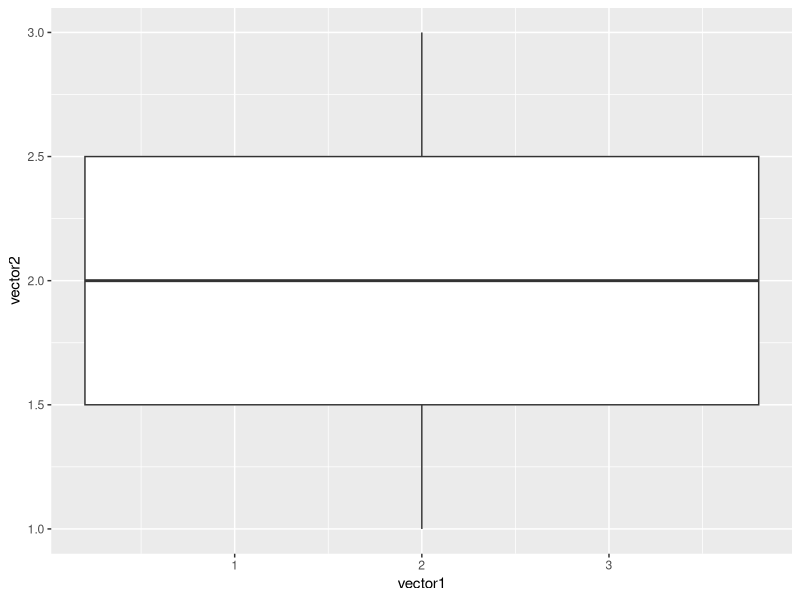

Source code (R):
library(ggplot2)
setwd("/Users/stephanf/Dropbox/Dokumente/Masterstudium/Masterthesis/rf_eval_results/")

setEPS()
postscript("/Users/stephanf/Dropbox/Dokumente/Masterstudium/Masterthesis/testresults/hello_world2.eps", width=13, height=4)
vector1 <- c(0,3,4)
vector2 <- c(1,2,3)
data <- data.frame(vector1,vector2)
print(data)
ggplot(data,aes(x=vector1, y=vector2)) +
  geom_boxplot()
#ggsave("/Users/stephanf/Dropbox/Dokumente/Masterstudium/Masterthesis/testresults/hello_world2.pdf")
dev.off()